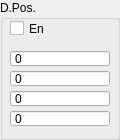
   <widget class="QGroupBox" name="groupBox_8">
    <property name="geometry">
     <rect>
      <x>560</x>
      <y>370</y>
      <width>120</width>
      <height>140</height>
     </rect>
    </property>
    <property name="title">
     <string>D.Pos.</string>
    </property>
    <widget class="QCheckBox" name="cbEnReadDrivesPosition">
     <property name="geometry">
      <rect>
       <x>10</x>
       <y>20</y>
       <width>40</width>
       <height>17</height>
      </rect>
     </property>
     <property name="text">
      <string>En</string>
     </property>
    </widget>
    <widget class="QSpinBox" name="dispReadDrivesPosition0">
     <property name="geometry">
      <rect>
       <x>10</x>
       <y>50</y>
       <width>100</width>
       <height>17</height>
      </rect>
     </property>
     <property name="readOnly">
      <bool>true</bool>
     </property>
     <property name="buttonSymbols">
      <enum>QAbstractSpinBox::NoButtons</enum>
     </property>
     <property name="keyboardTracking">
      <bool>true</bool>
     </property>
     <property name="minimum">
      <number>-99999999</number>
     </property>
     <property name="maximum">
      <number>99999999</number>
     </property>
    </widget>
    <widget class="QSpinBox" name="dispReadDrivesPosition2">
     <property name="geometry">
      <rect>
       <x>10</x>
       <y>90</y>
       <width>100</width>
       <height>17</height>
      </rect>
     </property>
     <property name="readOnly">
      <bool>true</bool>
     </property>
     <property name="buttonSymbols">
      <enum>QAbstractSpinBox::NoButtons</enum>
     </property>
     <property name="keyboardTracking">
      <bool>true</bool>
     </property>
     <property name="minimum">
      <number>-99999999</number>
     </property>
     <property name="maximum">
      <number>99999999</number>
     </property>
    </widget>
    <widget class="QSpinBox" name="dispReadDrivesPosition3">
     <property name="geometry">
      <rect>
       <x>10</x>
       <y>110</y>
       <width>100</width>
       <height>17</height>
      </rect>
     </property>
     <property name="readOnly">
      <bool>true</bool>
     </property>
     <property name="buttonSymbols">
      <enum>QAbstractSpinBox::NoButtons</enum>
     </property>
     <property name="keyboardTracking">
      <bool>true</bool>
     </property>
     <property name="minimum">
      <number>-99999999</number>
     </property>
     <property name="maximum">
      <number>99999999</number>
     </property>
    </widget>
    <widget class="QSpinBox" name="dispReadDrivesPosition1">
     <property name="geometry">
      <rect>
       <x>10</x>
       <y>70</y>
       <width>100</width>
       <height>17</height>
      </rect>
     </property>
     <property name="readOnly">
      <bool>true</bool>
     </property>
     <property name="buttonSymbols">
      <enum>QAbstractSpinBox::NoButtons</enum>
     </property>
     <property name="keyboardTracking">
      <bool>true</bool>
     </property>
     <property name="minimum">
      <number>-99999999</number>
     </property>
     <property name="maximum">
      <number>99999999</number>
     </property>
    </widget>
   </widget>
